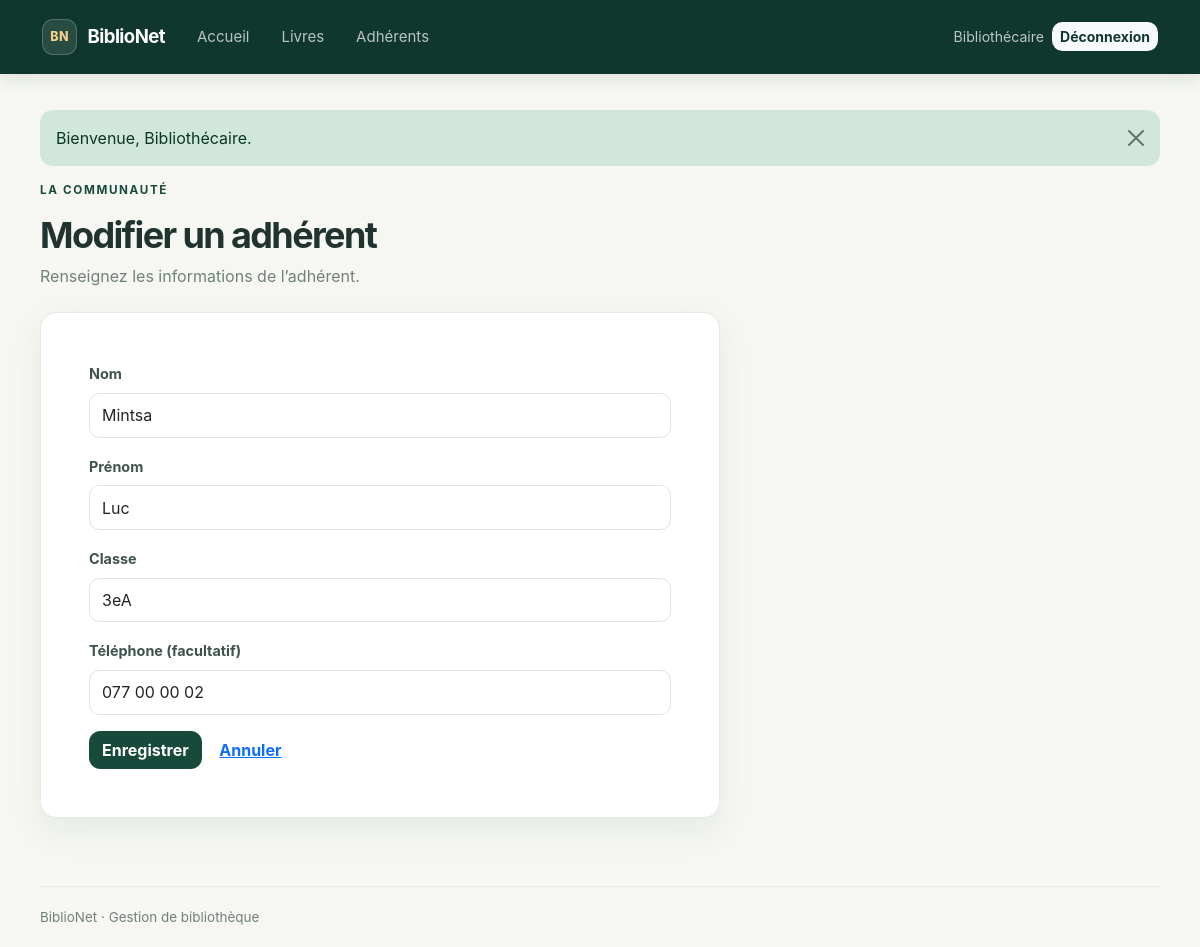
The page /adherents/edit/2 (signed in) on the database its author committed.
### tables this page shows
CREATE TABLE adherents (
    id         INT UNSIGNED NOT NULL AUTO_INCREMENT PRIMARY KEY,
    nom        VARCHAR(100) NOT NULL,
    prenom     VARCHAR(100) NOT NULL,
    classe     VARCHAR(50)  NOT NULL,
    telephone  VARCHAR(20)  NULL
);

### app/core/Controller.php (called while the page is built, shortened)
<?php
abstract class Controller
{
    protected function render(string $view, array $data = []): void
    {
        extract($data, EXTR_SKIP);
        require APP . '/views/' . $view . '.php';
        require APP . '/views/layouts/main.php';
    }
}

### app/controllers/AdherentController.php (called while the page is built, shortened)
<?php
class AdherentController extends Controller
{
    public function edit(string $id): void
    {
        $adherent = Adherent::find((int) $id);
        $this->form('Modifier un adhérent', 'adherents/update/' . (int) $id, $adherent, []);
    }
    private function form(string $title, string $action, array $adherent, array $errors): void
    {
        $this->render('adherents/form', [
            'pageTitle' => $title,
            'formTitle' => $title,
            'action'    => $action,
            'adherent'  => $adherent,
            'errors'    => $errors,
        ]);
    }
}

### app/core/Router.php (called while the page is built, shortened)
<?php
class Router
{
    public function dispatch(string $url): void
    {
        $segments = array_values(array_filter(explode('/', trim($url, '/')), 'strlen'));
        $method = $segments[1] ?? 'index';
        $params = array_slice($segments, 2);
        $controller = new $class();
        $controller->$method(...$params);
    }
}

### public/index.php (called while the page is built, shortened)
<?php
$config = require ROOT . '/config/config.php';
spl_autoload_register(function (string $class): void {
    foreach (['core', 'controllers', 'models'] as $dir) {
        $file = APP . "/$dir/$class.php";
        if (is_file($file)) {
            return;
        }
    }
});
require APP . '/core/helpers.php';
(new Router())->dispatch($_GET['url'] ?? '');

### app/core/helpers.php (called while the page is built, shortened)
<?php
function e(mixed $value): string
{
    return htmlspecialchars((string) $value, ENT_QUOTES, 'UTF-8');
}
function url(string $path = ''): string
{
    return BASE_URL . '/' . ltrim($path, '/');
}

### config/config.php (called while the page is built, shortened)
<?php
$env = [];
$file = __DIR__ . '/../.env';
return [
    'env' => $env['APP_ENV'] ?? 'development',
    'url' => $env['APP_URL'] ?? '',
    'db'  => [
        'host' => $env['DB_HOST'] ?? 'localhost',
        'name' => $env['DB_NAME'] ?? 'biblionet',
        'user' => $env['DB_USER'] ?? 'root',
        'pass' => $env['DB_PASS'] ?? '',
    ],
];

### app/core/Database.php (called while the page is built)
<?php
class Database
{
    private static ?PDO $pdo = null;
    public static function getInstance(): PDO
    {
        if (self::$pdo === null) {
            $config = require ROOT . '/config/config.php';
            $db = $config['db'];
            $dsn = "mysql:host={$db['host']};dbname={$db['name']};charset=utf8mb4";
            try {
                self::$pdo = new PDO($dsn, $db['user'], $db['pass'], [
                    PDO::ATTR_ERRMODE            => PDO::ERRMODE_EXCEPTION,
                    PDO::ATTR_DEFAULT_FETCH_MODE => PDO::FETCH_ASSOC,
                    PDO::ATTR_EMULATE_PREPARES   => false,
                ]);
            } catch (PDOException $e) {
                http_response_code(500);
                if ($config['env'] === 'production') {
                    exit('Erreur de connexion à la base de données.');
                }
                exit('Erreur de connexion à la base de données : ' . htmlspecialchars($e->getMessage()));
            }
        }
        return self::$pdo;
    }
}

### app/models/Adherent.php (called while the page is built, shortened)
<?php
class Adherent
{
    public static function find(int $id): ?array
    {
        $st = Database::getInstance()->prepare('SELECT * FROM adherents WHERE id = :id');
        $st->execute(['id' => $id]);
        return $st->fetch() ?: null;
    }
}

### app/views/adherents/form.php (the view, shortened to what this page needs)
<?php
$fields = [
    'nom'       => ['Nom', 'text'],
    'prenom'    => ['Prénom', 'text'],
    'classe'    => ['Classe', 'text'],
    'telephone' => ['Téléphone (facultatif)', 'text'],
];
?>
<div class="page-heading">
    <div>
        <div class="eyebrow">La communauté</div>
        <h1><?= e($formTitle) ?></h1>
        <p>Renseignez les informations de l’adhérent.</p>
    </div>
</div>
<div class="card form-card">
    <div class="card-body p-4 p-md-5">
        <form method="post" action="<?= e(url($action)) ?>" novalidate>
            <?php foreach ($fields as $name => [$label, $type]): ?>
                <div class="mb-3">
                    <label for="<?= e($name) ?>" class="form-label"><?= e($label) ?></label>
                    <input type="<?= e($type) ?>" id="<?= e($name) ?>" name="<?= e($name) ?>"
                           class="form-control<?= isset($errors[$name]) ? ' is-invalid' : '' ?>"
                           value="<?= e($adherent[$name] ?? '') ?>"<?= $name !== 'telephone' ? ' required' : '' ?>>
                </div>
            <?php endforeach; ?>
            <button type="submit" class="btn btn-primary">Enregistrer</button>
            <a href="<?= e(url('adherents')) ?>" class="btn btn-link">Annuler</a>
        </form>
    </div>
</div>

### public/assets/css/style.css (style rules this page uses)
:root { --ink: #20332e; --muted: #71817a; --forest: #174a3b; --forest-dark: #10372d; --mint: #e8f2ec; --paper: #f6f7f2; --line: #e5eae4; --gold: #d9a441; }
body { background: var(--paper); color: var(--ink); font-family: Inter, "Segoe UI", Arial, sans-serif; -webkit-font-smoothing: antialiased; }
.eyebrow { margin-bottom: .9rem; color: var(--forest); font-size: .73rem; font-weight: 750; letter-spacing: .14em; text-transform: uppercase; }
.page-heading { display: flex; align-items: end; justify-content: space-between; gap: 1rem; margin-bottom: 1.5rem; }
.page-heading h1 { margin: 0; font-size: clamp(1.8rem, 3vw, 2.35rem); font-weight: 750; letter-spacing: -.045em; }
.page-heading p { margin: .45rem 0 0; color: var(--muted); }
.btn { border-radius: .68rem; font-weight: 650; transition: transform .16s ease, box-shadow .16s ease, background .16s ease; }
.btn-primary { border-color: var(--forest); background: var(--forest); }
.form-card, .login-card { border: 1px solid var(--line); border-radius: 1rem; background: #fff; box-shadow: 0 12px 35px rgb(32 51 46 / 7%); }
.form-card { max-width: 680px; }
.form-label { color: #40534b; font-size: .9rem; font-weight: 650; }
.form-control { min-height: 2.8rem; border-color: #dce4dd; border-radius: .65rem; }

### rows shown on the page
adherents: nom "Mintsa", prenom "Luc", classe "3eA", telephone "077 00 00 02"

### other values the page prints
$_SESSION['user']['nom'] "Bibliothécaire"
$f['message'] "Bienvenue, Bibliothécaire."
$formTitle "Modifier un adhérent"
$label "Nom"
$label "Prénom"
$label "Classe"
$label "Téléphone (facultatif)"
